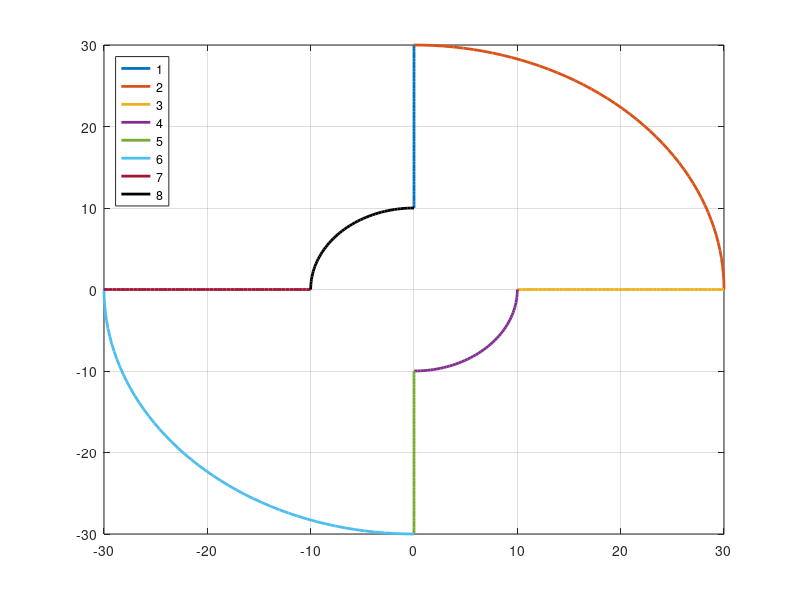

MATLAB code for this plot: (Note: this script raises an error after producing the figure.)
clearvars;
close all;
clc;

set(0, 'DefaultFigureWindowStyle', 'docked');
%%
% Algorithm selection
% --------------------------
%       newton          = 1
%       gradient        = 2
%       hybrid          = 3
%       backward        = 4

algorithms = [1, 2, 4];
draw = 1;       % draw the path
T = 0.01;       % sampling time
lambda = 10;    % convergence speed
fprintf('T: %f => lambda < %f\t(current: %f)\n\n', T, 1/(10*T), lambda);
disc = 50;      % value to discretize the path
L1 = 10;
L2 = 2*L1;
re = L2+L1; 
ri = L2-L1;

% Direct kinematic
%  ------------------------------
% x = L1*cos(q1) + L2*cos(q1+q2);
% x = L1*sin(q1) + L2*sin(q1+q2);

%%
p1 = [zeros(1, disc); linspace(ri, re, disc)];                                  % PI/2
p2 = [re*cos(linspace(pi/2, 0, disc)); re*sin(linspace(pi/2, 0, disc))];        % ext1
p3 = [linspace(re, ri, disc); zeros(1, disc)];                                  % 0
p4 = [ri*cos(linspace(0, -pi/2, disc)); ri*sin(linspace(0, -pi/2, disc))];      % int1
p5 = [zeros(1, disc); linspace(-ri, -re, disc)];                                % -PI/2
p6 = [re*cos(linspace(-pi/2, -pi, disc)); re*sin(linspace(-pi/2, -pi, disc))];  % ext2
p7 = [linspace(-ri, -re, disc); zeros(1, disc)];                                % PI
p8 = [ri*cos(linspace(pi, pi/2, disc)); ri*sin(linspace(pi, pi/2, disc))];      % int2

if (draw)
    close(figure(1));
    figure(1);
    plot(p1(1,:), p1(2,:), 'lineWidth', 2);       
    hold on;
    plot(p2(1,:), p2(2,:), 'lineWidth', 2);    
    plot(p3(1,:), p3(2,:), 'lineWidth', 2);    
    plot(p4(1,:), p4(2,:), 'lineWidth', 2);    
    plot(p5(1,:), p5(2,:), 'lineWidth', 2);    
    plot(p6(1,:), p6(2,:), 'lineWidth', 2);    
    plot(p7(1,:), p7(2,:), 'lineWidth', 2);    
    plot(p8(1,:), p8(2,:), 'black', 'lineWidth', 2);    
    legend('1', '2', '3', '4', '5', '6', '7', '8', 'Location', 'NorthWest');
    grid on;
    axis([-30 30 -30 30]);
    hold off;
end
%%
syms q1 q2
F = ([L1*cos(q1) + L2*cos(q1+q2); L1*sin(q1) + L2*sin(q1+q2)]);
J = matlabFunction(jacobian(F, [q1 q2]));
% J = matlabFunction([-L1*sin(q1) - L2*sin(q1 + q2), -L2*sin(q1 + q2); L1*cos(q1) + L2*cos(q1 + q2), L2*cos(q1 + q2)]);
F = matlabFunction(F);

a = 1;

for algorithm = algorithms
    q_curr = [-a*pi/2; a*pi];
    switch (algorithm)
        case 0
            fprintf('!!! WARNING: algorithm not selected\n\n');
        % Newton
        case 1
            q_curr = newton(disc, T, lambda, q_curr, F, J, p1(1,:), p1(2,:));
            q_curr = newton(disc, T, lambda, q_curr, F, J, p2(1,:), p2(2,:));
            q_curr = newton(disc, T, lambda, q_curr, F, J, p3(1,:), p3(2,:));
            q_curr = newton(disc, T, lambda, q_curr, F, J, p4(1,:), p4(2,:));
            q_curr = newton(disc, T, lambda, q_curr, F, J, p5(1,:), p5(2,:));
            q_curr = newton(disc, T, lambda, q_curr, F, J, p6(1,:), p6(2,:));
            q_curr = newton(disc, T, lambda, q_curr, F, J, p7(1,:), p7(2,:));
            newton(disc, T, lambda, q_curr, F, J, p8(1,:), p8(2,:));
        % Gradient
        case 2
            q_curr = gradient(disc, T, lambda, q_curr, F, J, p1(1,:), p1(2,:));
            q_curr = gradient(disc, T, lambda, q_curr, F, J, p2(1,:), p2(2,:));
            q_curr = gradient(disc, T, lambda, q_curr, F, J, p3(1,:), p3(2,:));
            q_curr = gradient(disc, T, lambda, q_curr, F, J, p4(1,:), p4(2,:));
            q_curr = gradient(disc, T, lambda, q_curr, F, J, p5(1,:), p5(2,:));
            q_curr = gradient(disc, T, lambda, q_curr, F, J, p6(1,:), p6(2,:));
            q_curr = gradient(disc, T, lambda, q_curr, F, J, p7(1,:), p7(2,:));
            gradient(disc, T, lambda, q_curr, F, J, p8(1,:), p8(2,:));
        % Hybrid
        case 3
        % Backward
        case 4
            backward(disc, F, L1, L2, p1(1,:), p1(2,:));
            backward(disc, F, L1, L2, p2(1,:), p2(2,:));
            backward(disc, F, L1, L2, p3(1,:), p3(2,:));
            backward(disc, F, L1, L2, p4(1,:), p4(2,:));
            backward(disc, F, L1, L2, p5(1,:), p5(2,:));
            backward(disc, F, L1, L2, p6(1,:), p6(2,:));
            backward(disc, F, L1, L2, p7(1,:), p7(2,:));
            backward(disc, F, L1, L2, p8(1,:), p8(2,:));
    end
end